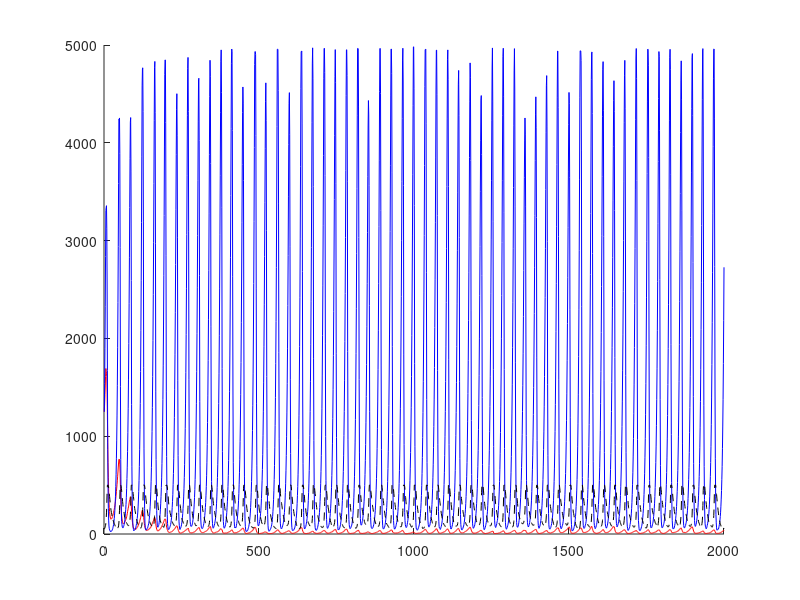

The MATLAB script that drew this image:
%%%%%%%%%%%%%%%%%%%%%%%%%%%%%%%%%%%%%%%%%%%%%%%%%%%%%%%%%%%%%%%%%%%%%%%%%%
% metacommunity predator-prey model with evolving partners
% model aims to look at effects of predator evolution on coexistence of
% prey, and or predators
%
% using predator territories
%
% writen by Tim Farkas, 2015/16 after Mark Urban model 2009
%%%%%%%%%%%%%%%%%%%%%%%%%%%%%%%%%%%%%%%%%%%%%%%%%%%%%%%%%%%%%%%%%%%%%%%%%%

%% initialize script

clear all

%% input model parameters

npreysp = 2; % number of prey species
npredsp = 1; % number of predator species

npredsites = 500; % maximum number of predators 
maxprey = 10; % size of predator territory (max number of prey to attack)

mort = [0.1]; % baseline predator mortality rates
%mort = [0.1] .* ones(1, npredsp);

ceff = [0.1, .1]; % conversion efficiencies, cols prey, row preds
%ceff = [0.1] .* ones(npredsp, npreysp);

attkm = [.3, .6]; % attack rate matrix, cols prey, rows predators
%attkm = [0.5] .* ones(npredsp, npreysp); 

birt = [.1, .3]; % prey birth rates
%birt = [0.1] .* ones(1, npreysp);

% starting number of prey and predators
% nprey = [200]
% npred = [20]

%% derived quantities

npreysites = npredsites * maxprey; % number of microsites per habitat
nprey = ceil(npreysites / 2 / npreysp * ones(1, npreysp)); 
npred = ceil(npredsites / 10 / npredsp * ones(1, npredsp)); 
maxint = npredsp * npreysp * npreysites; % max p-p interactions

% make 3D attack rate array, where rows now are sites, cols still prey, 
% and z-dimension is predator species (a for array)
attka = repelem(permute(attkm, [3 2 1]), npreysites, 1, 1); 

%% initialize matrices to follow occupancy/abundance in sites

preyocc = zeros(npreysites, npreysp); % occupancy of prey at their sites
predoccp = zeros(npredsites, npredsp); % occupancy of predators

% set initial locations of prey and predators
preyloc = datasample(1:npreysites, sum(nprey), 'Replace', false); % prey
sampvec = repelem(1:npreysp, nprey);
lind = preyloc + (sampvec - 1) * size(preyocc, 1); % get linear indices
preyocc(lind) = 1; % fill in prey

predloc = datasample(1:npredsites, sum(npred), 'Replace', false); % predators
sampvec = repelem(1:npredsp, npred);
lind = predloc + (sampvec - 1) * size(predoccp, 1); % get linear indices
predoccp(lind) = 1; % fill in predators

% make prey-site sized matrix showing which sites are threatened by the
% presence of a predator

%% start time loop
time = 2000;

% output matrices
outpred = zeros(time, npredsp + 1); % open predator matrix
outprey = zeros(time, npreysp + 1); % open prey matrix
outpred(:, 1) = time; % input time
outprey(:, 1) = time; % input time
outpred(1, 2:npredsp+1) = npred; % input starting predator abundances
outprey(1, 2:npreysp+1) = nprey; % input starting prey abundances

for i = 2:time;
    
    %% reformat predator and prey matrices
    
    predocc = permute(predoccp, [1 3 2]); % z-dimension predator species
    predocc3D = repelem(predocc, maxprey, 1, 1);
    predocc = permute(predocc3D, [1, 3, 2]);
   
    predoccrep = repmat(predocc3D, 1, npreysp, 1); % expand for all prey sp.
   
    % expand for pred sp.
    preyoccrep = repmat(preyocc, 1, 1, npredsp);
    
    %% predators eat some prey
      
    meet = preyoccrep .* predoccrep; % check for predator-prey encounters
    
    % random numbers to check against attack rate
    thresh = reshape(rand(maxint, 1), [npreysites, npreysp, npredsp]);
    predate = thresh .* meet > (1 - attka); % find successful predation
    preyocc(find(sum(predate, 3) == 1)) = 0; % kill eaten prey
    
    % number each prey sp. (cols) eat by each pred sp. (rows)
    neat = permute(sum(predate, 1), [3, 2, 1]);
    
    % background predator mortality
    % need to make this a fitness based mortality
    
    predoccp(find(rand(npredsites, npredsp) .* predoccp > ...
        (1 - mort(:, 1))),1) = 0;
    predocc = permute(predoccp, [1 3 2]); % z-dimension predator species
    predocc3D = repelem(predocc, 2, 1, 1);
    predocc = permute(predocc3D, [1, 3, 2]);
    
    %% prey and predators have offspring and randomly fill sites
    
    % prey
    openprey = find(sum(preyocc, 2) == 0); % indices for open sites
    preyoff = ceil(birt .* sum(preyocc, 1)); % number of prey offspring
    maxoff = min([length(openprey), sum(preyoff)]); % max no. offspring
    sampvec = repelem(1:npreysp, preyoff);
    
    if length(openprey) > sum(preyoff) % more sites than offspring
        
        % randomly select sites to fill
        openprey = datasample(openprey, maxoff, 'Replace', false);
        
    elseif length(openprey) < sum(preyoff) % more offspring than sites
        
        % randomly select offspring to populate site
        sampvec = datasample(sampvec, maxoff, 'Replace', false);
        
    end
    
    lind = openprey' + (sampvec - 1) * size(preyocc, 1); % get linear indices
    preyocc(lind) = 1; % fill in prey
    
    % predators
    openpred = find(sum(predoccp, 2) == 0); % indices for open sites
    predoff = sum(ceil(ceff .* neat), 2); % number of predator offspring
    maxoff = min([length(openpred) sum(sum(predoff))]);
    sampvec = repelem(1:npredsp, predoff);
    
    if length(openpred) > sum(predoff) % more sites than offspring
        
        % randomly select sites to fill
        openpred = datasample(openpred, maxoff, 'Replace', false);
        
    elseif length(openpred) < sum(predoff) % more offspring than sites
        
        % randomly select offspring to populate site
        sampvec = datasample(sampvec, maxoff, 'Replace', false);
        
    end
    
    lind = openpred' + (sampvec - 1) * size(predoccp, 1); % get linear indices
    predoccp(lind) = 1; % fill in prey
    
    outpred(i, 2:npredsp + 1) = sum(predoccp);
    outprey(i, 2:npreysp + 1) = sum(preyocc);
end

% plot abundance over time
close
hold on
plot(1:time, outprey(:, 2), '-r')
plot(1:time, outprey(:, 3), '-b')
plot(1:time, outpred(:, 2), '--k')
